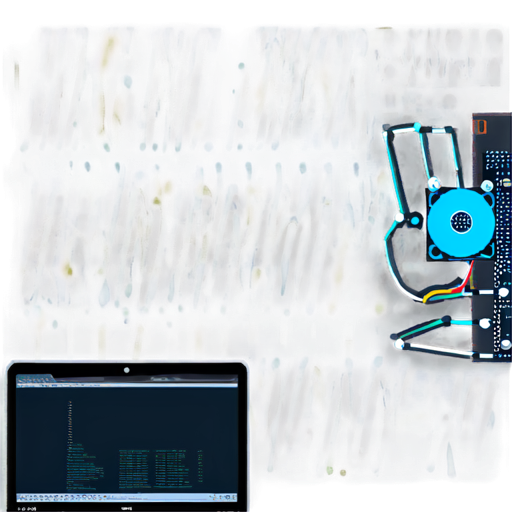
#> input picture images/IMG_0001.png, 512 x 512 px; its folder holds only this picture in this run
$ jupyter execute alpha_matrix.ipynb
#> lines starting #> are read from the running program, lines starting #| are printed output that depends on the picture; after the words box and inside, x2 and y2 are one past the last pixel; in counts of white or black regions, pixels touching at a corner belong together
[cell 1]
import os

import numpy as np
import matplotlib.pyplot as plt
from PIL import Image

[cell 2]
images_path = "../images"
images = os.listdir(images_path)

[cell 3]
def get_alpha_channel(image_path):
#> called with image_path = '../images/IMG_0001.png'
    img = Image.open(image_path)
#> img is the input picture: PIL image 512x512 RGBA; mean R, G, B, A 72.9, 86, 95.4, 75.5

    img = img.convert("RGBA")

    pixels = np.array(img)

    alpha_channel = pixels[:, :, 3]
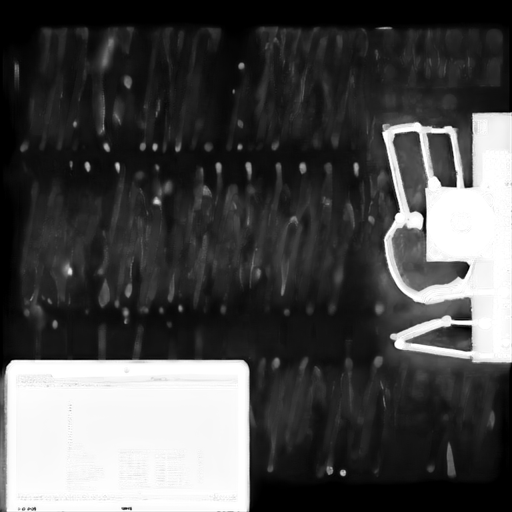
#> alpha_channel: shape (512, 512); min 0, max 255, mean 75.5

    return alpha_channel

[cell 4]
def get_binary_alpha_array(image_path):
#> called with image_path = '../images/IMG_0001.png'
    alpha_array = get_alpha_channel(image_path)
    alpha_array[alpha_array != 0] = 255
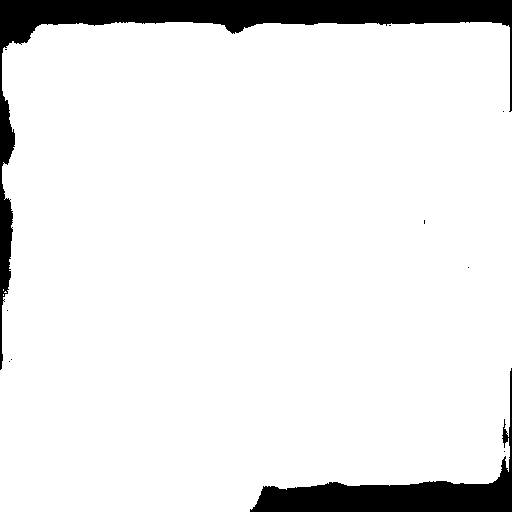
#> alpha_array: shape (512, 512); 91.3% white; 11 black regions (9 under 20 px), largest, box (x1, y1, x2, y2) and area: (0, 0, 512, 370) 15192, (250, 368, 512, 512) 7505
    return alpha_array

[cell 5]
def draw_transparency_plots(image):
    alpha_array = get_alpha_channel(f"{images_path}/{image}")
    alpha_binrary_array = get_binary_alpha_array(f"{images_path}/{image}")


    fig, axs = plt.subplots(nrows=1, ncols=2)
    im1 = axs[0].imshow(alpha_array)
    im2 = axs[1].imshow(alpha_binrary_array)


    axs[0].set_title("alpha")
    axs[1].set_title("alpha-binary")
    fig.colorbar(im1, ax=axs[0], orientation="vertical")
    fig.colorbar(im1, ax=axs[1], orientation="vertical")

    plt.show()
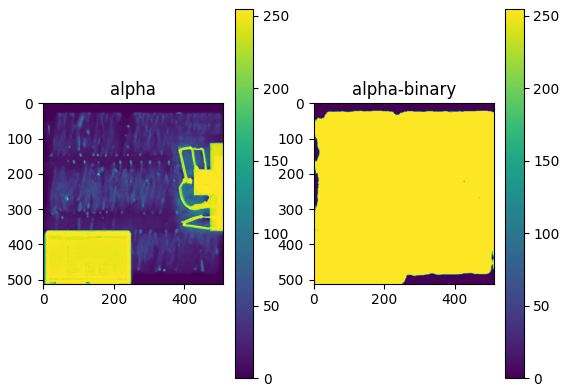
#> figure drawn by matplotlib, 4 panels

[cell 6]
def draw_transparency_histogram(image):
#> called with image = 'IMG_0001.png'
    alpha_array = get_alpha_channel(f"{images_path}/{image}")


    fig, ax = plt.subplots()
    ax.hist(alpha_array, bins=10)

    ax.set_title("alpha histogram")

    plt.show()
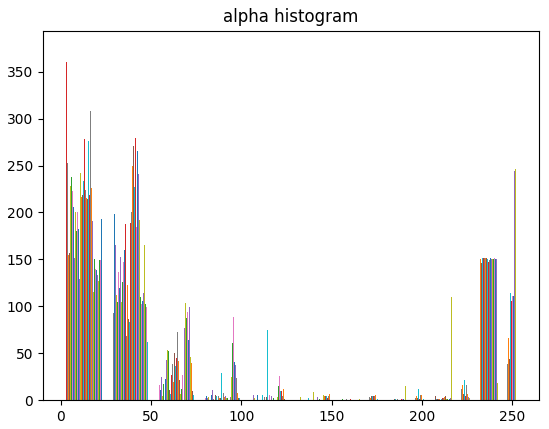
#> figure drawn by matplotlib, 1 panel; tallest bar 374 high, from x = 2.55 to 2.59; tallest bar 375 high, from x = 2.59 to 2.63; tallest bar 369 high, from x = 2.63 to 2.67

$ run again, on images/IMG_0007.png
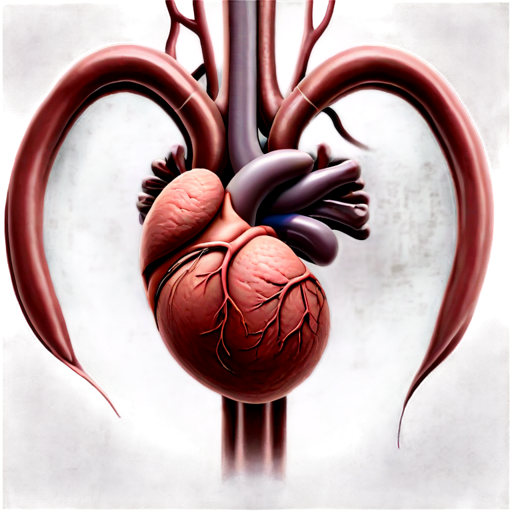
#> input picture images/IMG_0007.png, 512 x 512 px
#> in get_alpha_channel, img is the input picture: PIL image 512x512 RGBA; mean R, G, B, A 132.6, 100.5, 104.7, 125.1
#> in get_binary_alpha_array, `alpha_array[alpha_array != 0] = 255`:
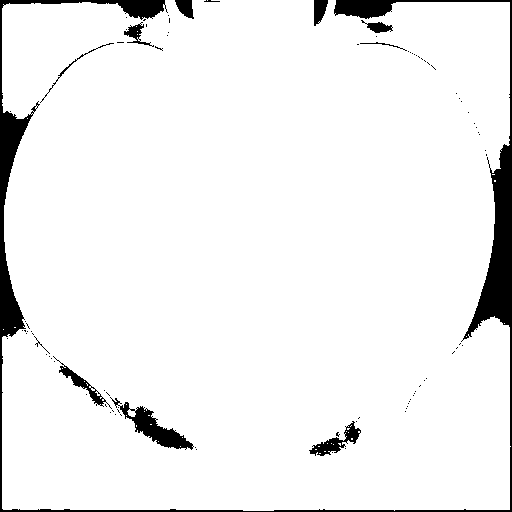
#> alpha_array: shape (512, 512); 94.3% white; 91 black regions (79 under 20 px), largest, box (x1, y1, x2, y2) and area: (0, 0, 512, 512) 11318, (110, 397, 194, 450) 1207, (309, 421, 361, 456) 566
#> in draw_transparency_histogram, `plt.show()`:
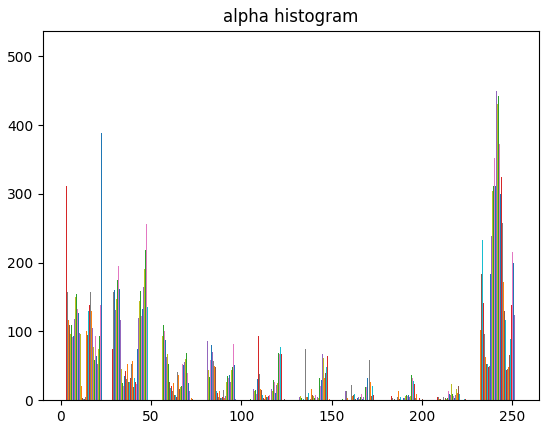
#> figure drawn by matplotlib, 1 panel; tallest bar 512 high, from x = 2.55 to 2.59; tallest bar 512 high, from x = 2.59 to 2.63; tallest bar 512 high, from x = 2.63 to 2.67

$ run again, on images/IMG_0002.png
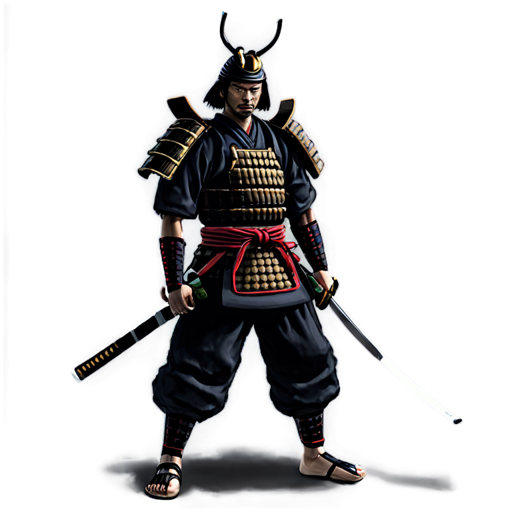
#> input picture images/IMG_0002.png, 512 x 512 px
#> in get_alpha_channel, img is the input picture: PIL image 512x512 RGBA; mean R, G, B, A 16.8, 15.6, 16.9, 61.8
#> alpha_array: shape (512, 512); 34.5% white; 10 white regions (8 under 20 px), largest, box (x1, y1, x2, y2) and area: (69, 11, 463, 509) 87958, (2, 2, 12, 433) 2418
#> in draw_transparency_histogram, `plt.show()`:
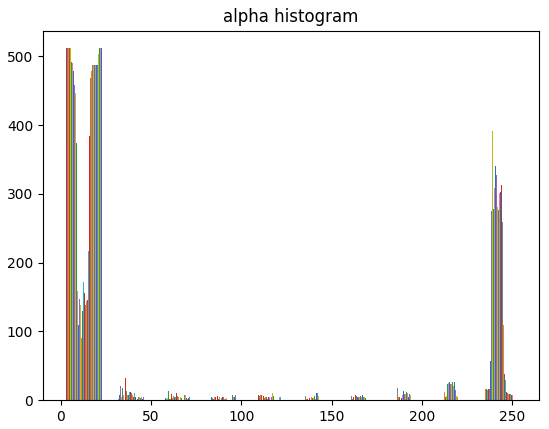
#> figure drawn by matplotlib, 1 panel; tallest bar 512 high, from x = 2.55 to 2.59; tallest bar 512 high, from x = 2.59 to 2.63; tallest bar 512 high, from x = 2.63 to 2.67
